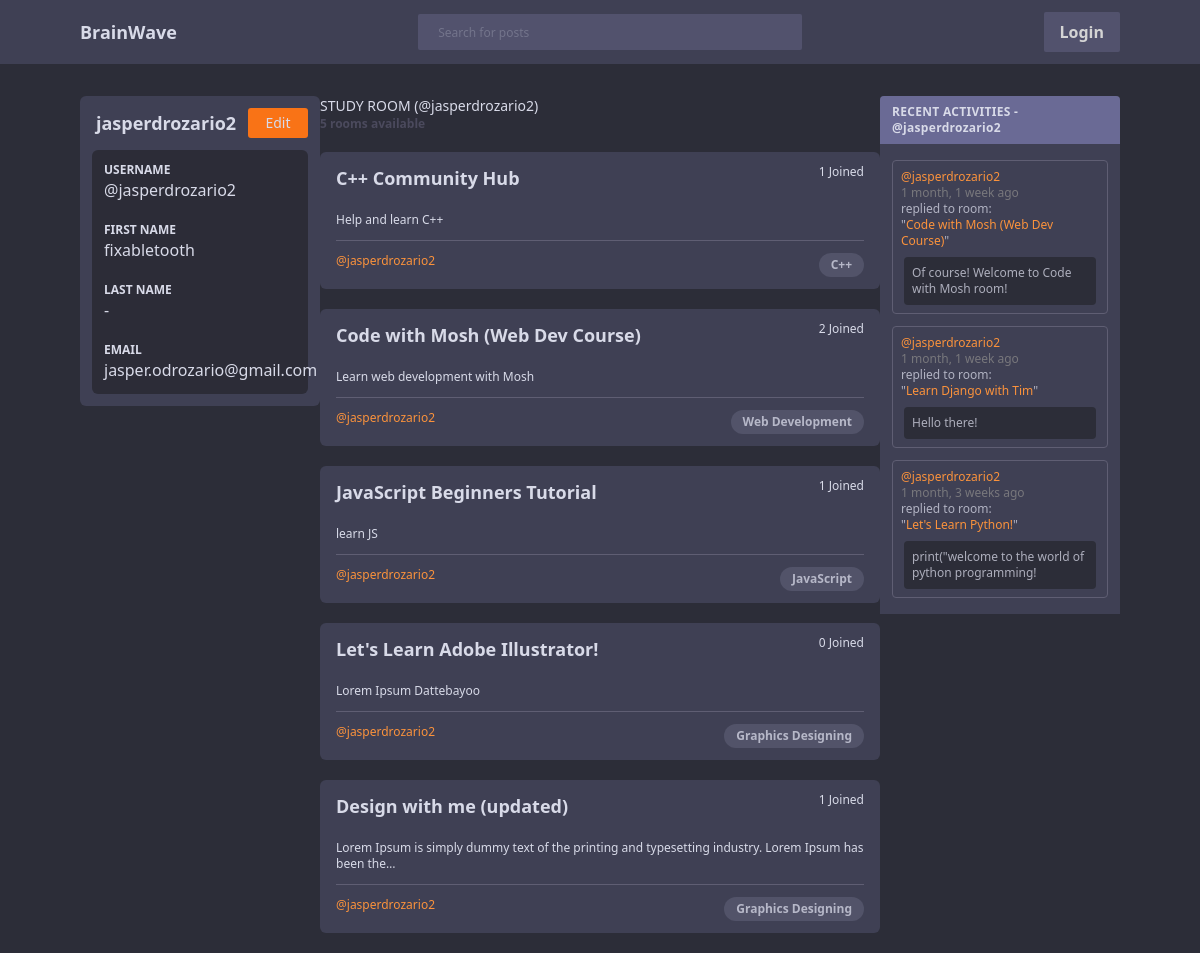
/profile/2/, run on an earlier commit of the app's database.
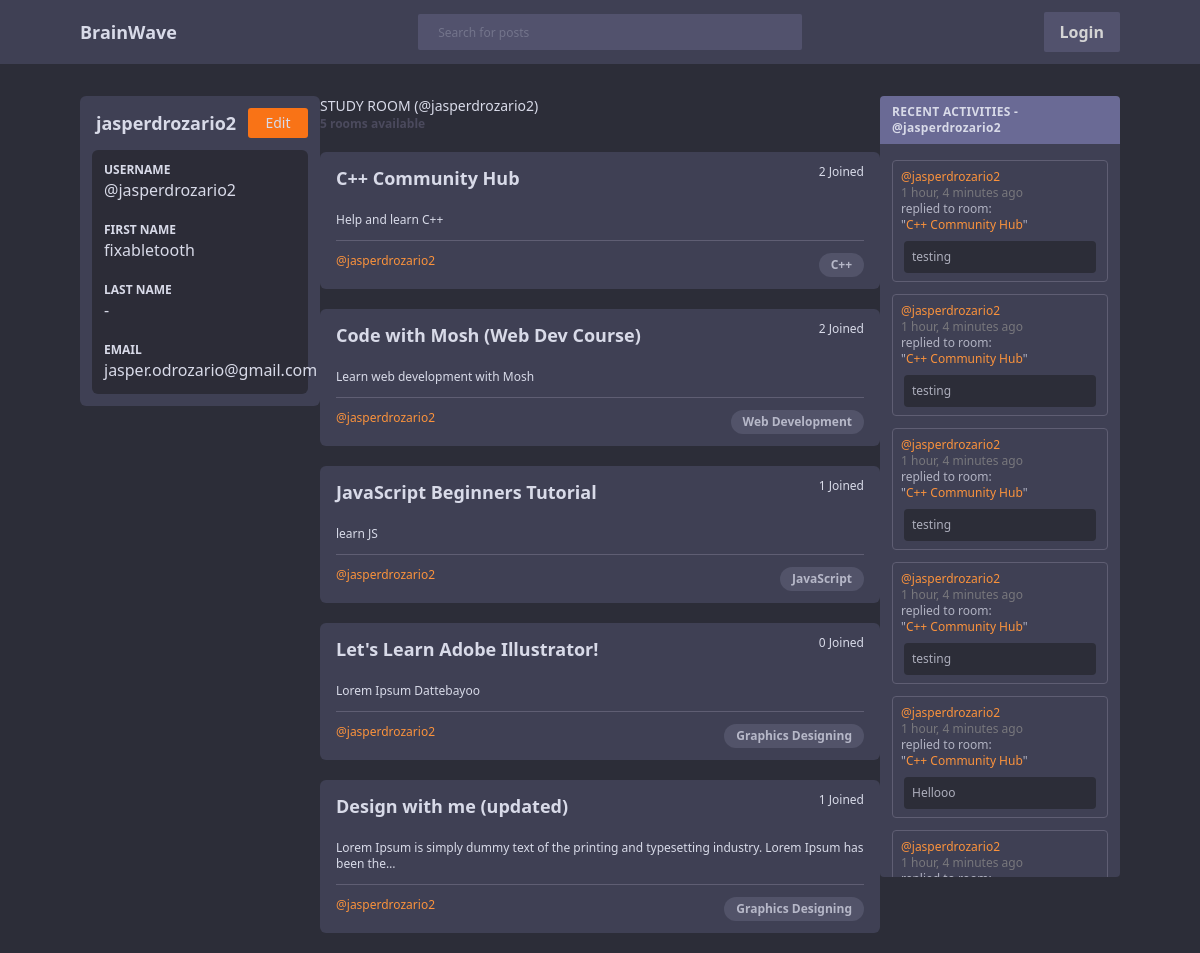
And on a later commit of the database.
### base/models.py (models this page shows, shortened)
class Room(models.Model):
    host = models.ForeignKey(User, on_delete=models.SET_NULL, null=True)
    topic = models.ForeignKey(Topic, on_delete=models.SET_NULL, related_name='rooms', null=True)
    name = models.CharField(max_length=200)
    description = models.TextField(null=True, blank=True, max_length=100)
    participants = models.ManyToManyField(User, related_name='participants', blank=True)
    updated = models.DateTimeField(auto_now=True)
    created = models.DateTimeField(auto_now_add=True)
    def __str__(self):
        return self.name
    class Meta:
        ordering = ['-updated', '-created']

class Topic(models.Model):
    name = models.CharField(max_length=200)

class Message(models.Model):
    user = models.ForeignKey(User, on_delete=models.CASCADE)
    room = models.ForeignKey(Room, on_delete=models.CASCADE)
    body = models.TextField(max_length=1000)
    updated = models.DateTimeField(auto_now=True)
    created = models.DateTimeField(auto_now_add=True)
    class Meta:
        ordering = ['-updated', '-created']
    def __str__(self):
        return self.body[0:50]

### base/views.py (the view)
# urls.py: path('profile/<str:pk>/', views.userProfile, name='user-profile')
def userProfile(request, pk):
  user = User.objects.get(id=pk)
  user_rooms = user.room_set.all()
  room_count = user_rooms.count()
  room_messages = user.message_set.all()
  isHomePage = False
  context = {'user': user, 'rooms': user_rooms, 'room_messages': room_messages, 'room_count': room_count, 'flag': isHomePage}
  return render(request, 'base/profile.html', context)

### base/templates/base/profile.html
{% extends 'main.html' %} {% block content %}
<div class="flex justify-center">
  <div class="fixed left-0 ml-[5rem] mr-[1rem] w-[15rem]">
    {% include 'base/profile_details_component.html' %}
  </div>
  <div class="flex-none w-[35rem]">
    {% include 'base/feed_component.html' %}
  </div>
  <div
    class="fixed rounded overflow-y-auto scrollbar-thin right-[5rem] w-[15rem] h-[82%]"
  >
    {% include 'base/activity_log_component.html' %}
  </div>
</div>
{% endblock content %}

### base/templates/base/feed_component.html (shortened to what this page needs)
<div class="flex justify-between">
  <div class="flex-none">
    {% if not flag %}
    <p class="text-subtle-white text-sm font-medium">
      STUDY ROOM (@{{ user.username }})
    </p>
    {% else %}
    <p class="text-subtle-white text-sm font-medium">STUDY ROOM</p>
    {% endif %} {% if room_count > 1 %}
    <p class="text-xs font-bold text-[#4B4A5D]">
      {{room_count}} rooms available
    </p>
    {% elif room_count == 1 %}
    <p class="text-xs font-bold text-[#4B4A5D]">1 room available</p>
    {% else %}
    <p class="text-xs font-bold text-[#4B4A5D]">No rooms available</p>
    {% endif %}
  </div>
</div>
{% for room in rooms %}
<div
  class="my-5 py-3 px-4 rounded-md bg-theme-secondary hover:scale-[1.02] transition-transform duration-300"
>
  <div class="flex justify-between">
    <p class="mb-5 text-subtle-white text-lg font-semibold hover:underline">
      <a href="{% url 'room' room.id %}">{{room.name}}</a>
    </p>
    <p class="mb-3 text-xs font-medium text-subtle-white">
      {{room.participants.all|length}} Joined
    </p>
  </div>
  <div>
    <p class="mb-3 text-xs text-subtle-white">
      {{room.description|truncatechars:100}}
    </p>
    <hr class="border-t-[1px] border-subtle-purple" />
  </div>
  <div class="flex justify-between mt-3">
    <div class="flex-none">
      <p class="text-orange-400 text-xs hover:underline">
        <a href="{% url 'user-profile' room.host.id %}"
          >@{{room.host.username}}</a
        >
      </p>
    </div>
    <div class="flex-none px-3 py-1 rounded-xl bg-[#525369]">
      <p class="text-subtle-white/75 text-xs font-bold">{{room.topic.name}}</p>
    </div>
  </div>
</div>
{% endfor %}

### base/templates/base/activity_log_component.html
<div class="bg-theme-secondary">
  <p
    class="text-xs font-bold px-3 py-2 text-subtle-white tracking-wide bg-light-lavender"
  >
    {% if flag %} RECENT ACTIVITIES - ALL {% else %} RECENT ACTIVITIES -
    @{{user.username}} {% endif %}
  </p>
  <div class="py-1">
    {% for message in room_messages %}
    <div class="rounded border-subtle-purple p-2 m-3 border-[0.3px]">
      <p class="text-xs text-orange-400">
        <a href="{% url 'user-profile' message.user.id %}">@{{message.user}}</a>
      </p>
      <p class="text-xs text-[#78777C] font-medium">
        {{message.created|timesince}} ago
      </p>
      <p class="text-xs text-subtle-white/75">
        replied to room: <br />
        "<a class="text-orange-400" href="{% url 'room' message.room.id %}"
          >{{message.room}}</a
        >"
      </p>
      <div class="mx-[3px] mt-2 p-2 rounded bg-theme-primary">
        <p class="text-xs text-subtle-white/75">{{message}}</p>
      </div>
    </div>
    {% endfor %}
  </div>
</div>

What changed in the data, as far as the page shows it:
no longer on this page (row unchanged): Message: user "jasperdrozario2", created "1 month, 1 week", room "Code with Mosh (Web Dev Course)", body "Of course! Welcome to Code with Mosh room!"
no longer on this page (row unchanged): Message: user "jasperdrozario2", created "1 month, 1 week", room "Learn Django with Tim", body "Hello there!"
no longer on this page (row unchanged): Message: user "jasperdrozario2", created "1 month, 3 weeks", room "Let's Learn Python!", body "print(\"welcome to the world of python programming!"
computed for Room "C++ Community Hub": participants.all|length "1" → "2"
added Message: user "jasperdrozario2", created "1 hour, 4 minutes", room "C++ Community Hub", body "testing"
added Message: user "jasperdrozario2", created "1 hour, 4 minutes", room "C++ Community Hub", body "testing"
added Message: user "jasperdrozario2", created "1 hour, 4 minutes", room "C++ Community Hub", body "testing"
added Message: user "jasperdrozario2", created "1 hour, 4 minutes", room "C++ Community Hub", body "testing"
added Message: user "jasperdrozario2", created "1 hour, 4 minutes", room "C++ Community Hub", body "Hellooo"
added Message: user "jasperdrozario2", created "1 hour, 4 minutes"
